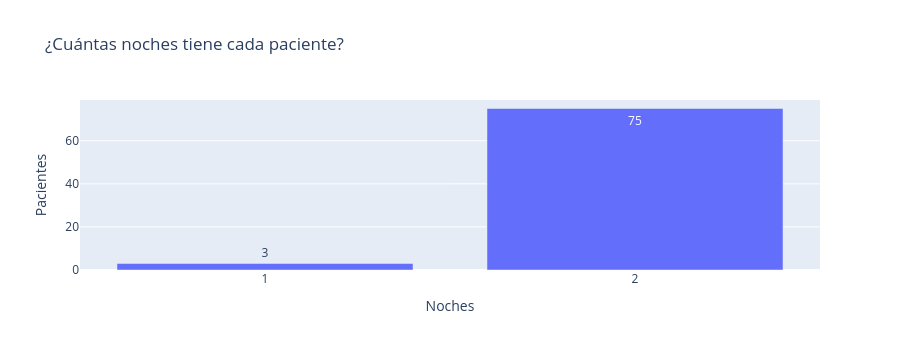

The code cell stored with this chart in its notebook:
### Markdown cell above
## 3.2 Noches por paciente

El estudio registró dos noches por paciente, salvo unas pocas excepciones. Esta estructura es
determinante para el diseño experimental: las dos noches de un mismo sujeto comparten la misma
etiqueta de edad y no son observaciones independientes, por lo que la partición de los datos debe
agrupar por paciente y no por registro.

### Code cell
noches_por_sujeto = dataset.groupby("subject")["night"].nunique()
conteo_noches = noches_por_sujeto.value_counts().sort_index().rename_axis("Noches").reset_index(name="Pacientes")

print("Pacientes:", len(noches_por_sujeto), "| Registros:", dataset.groupby(["subject", "night"]).ngroups)
print(conteo_noches.to_string(index=False))

print("\nPacientes que NO tienen las dos noches:")
incompletos = noches_por_sujeto[noches_por_sujeto < 2].index
print(subjects[subjects["subject"].isin(incompletos)][["subject", "night", "age", "sex"]].to_string(index=False))

px.bar(conteo_noches, x="Noches", y="Pacientes", text="Pacientes", title="¿Cuántas noches tiene cada paciente?"
       ).update_layout(height=350, xaxis=dict(tickmode="array", tickvals=conteo_noches["Noches"])).show()

### Figure 1 — Plotly figure (JSON) as saved in the notebook; plotly's stock layout.template omitted (floating-point values rounded to 4 significant figures)
{"data": [{"hovertemplate": "Noches=%{x}<br>Pacientes=%{text}<extra></extra>", "legendgroup": "", "marker": {"color": "#636efa", "pattern": {"shape": ""}}, "name": "", "orientation": "v", "showlegend": false, "text": [3.0, 75.0], "textposition": "auto", "type": "bar", "x": [1, 2], "xaxis": "x", "y": [3, 75], "yaxis": "y"}], "layout": {"barmode": "relative", "height": 350, "legend": {"tracegroupgap": 0}, "title": {"text": "¿Cuántas noches tiene cada paciente?"}, "xaxis": {"anchor": "y", "domain": [0.0, 1.0], "tickmode": "array", "tickvals": [1, 2], "title": {"text": "Noches"}}, "yaxis": {"anchor": "x", "domain": [0.0, 1.0], "title": {"text": "Pacientes"}}}}
